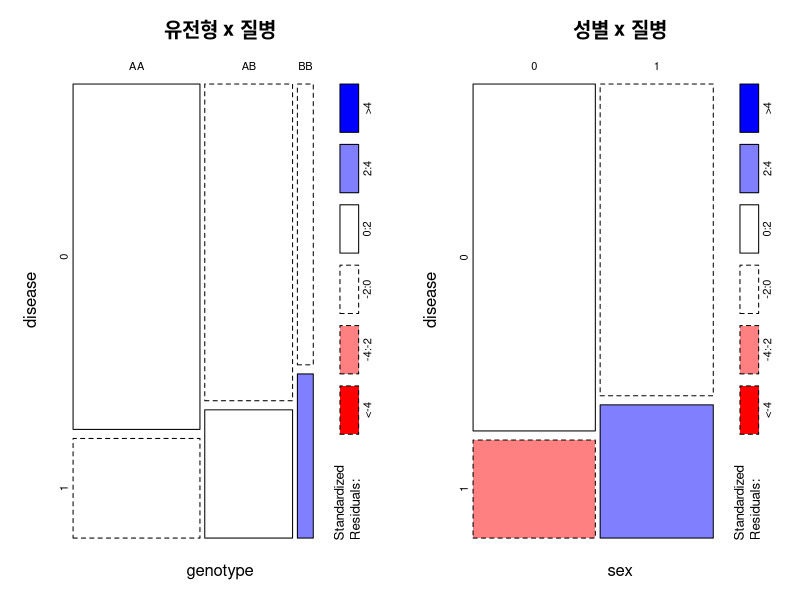
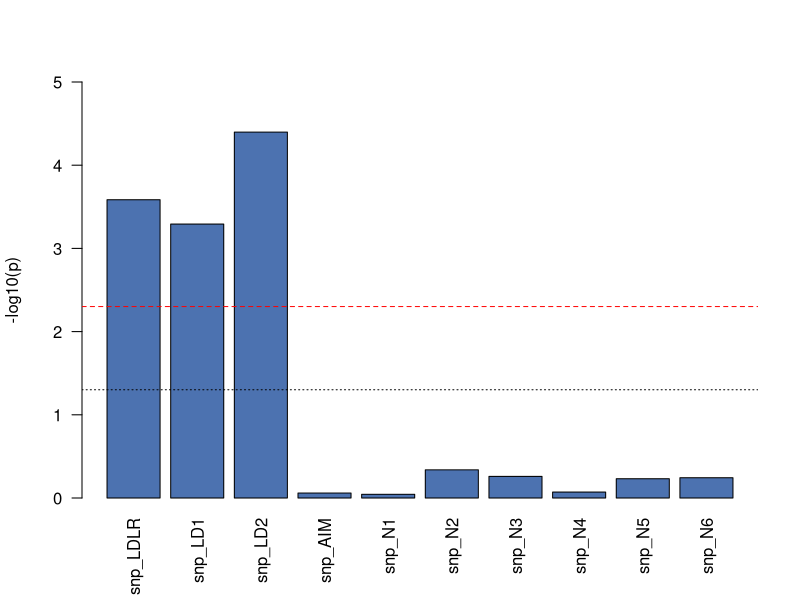
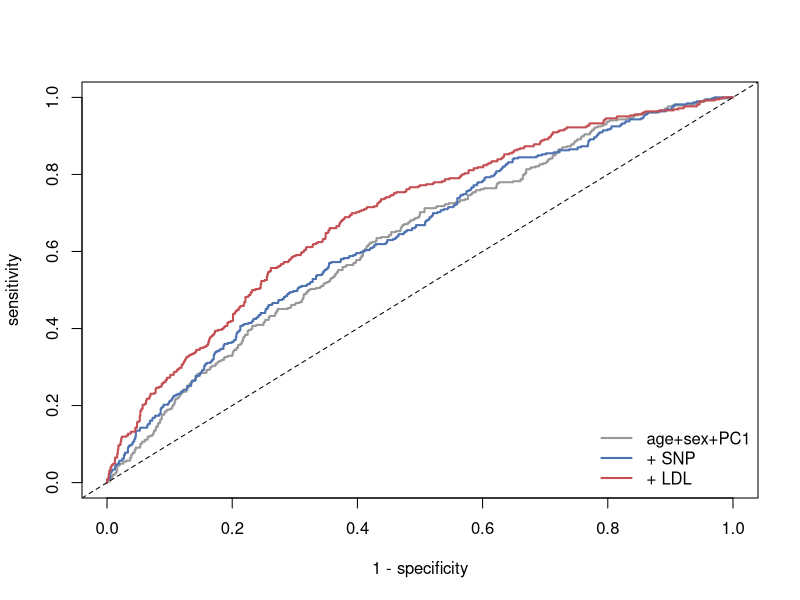
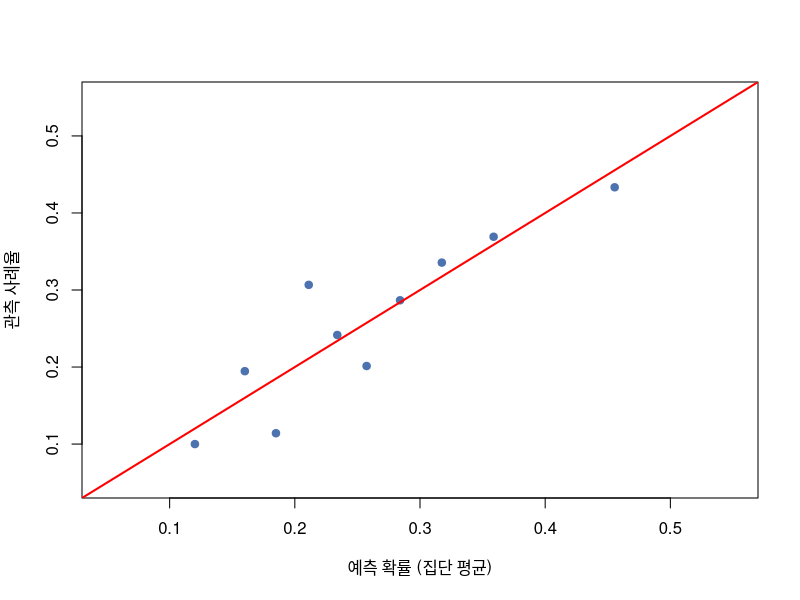
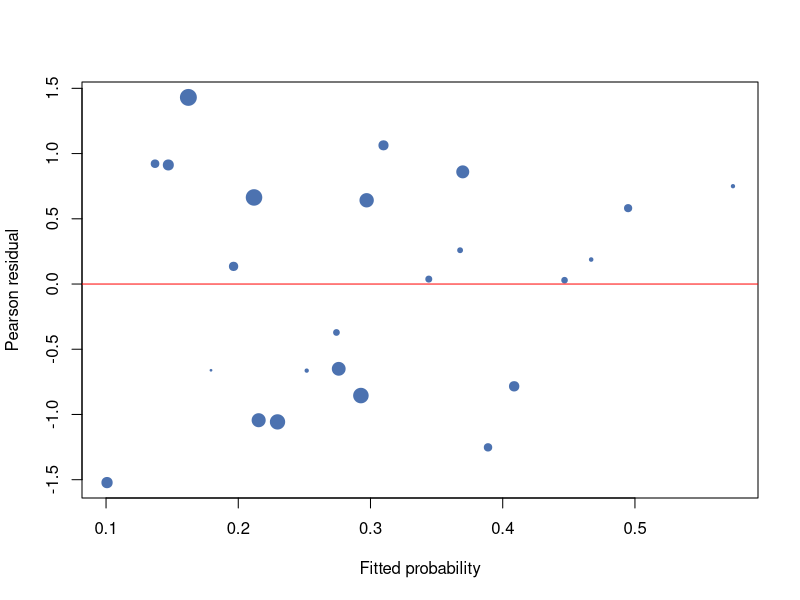

The R script that drew these images, in order:
## ---- chunk 1
#| label: setup
#| include: false
gw  <- read.csv("data/gwas_cohort.csv")
gw$pop <- factor(gw$pop)
gwc <- subset(gw, fh_carrier == 0)
gwc$geno <- factor(gwc$snp_LDLR, levels = 0:2,
                   labels = c("AA", "AB", "BB"))
gwc$agec <- cut(gwc$age, c(0, 45, 55, 65, 100),
                labels = c("<45", "45-54", "55-64", "65+"))
snps <- c("snp_LDLR", "snp_LD1", "snp_LD2", "snp_AIM",
          paste0("snp_N", 1:6))
## ---- chunk 2
#| label: load
gw  <- read.csv("data/gwas_cohort.csv")
gw$pop <- factor(gw$pop)
gwc <- subset(gw, fh_carrier == 0)     # 3-III에서 제외한 FH 보인자
c(n = nrow(gwc), cases = sum(gwc$disease),
  prevalence = mean(gwc$disease))
## ---- chunk 3
#| label: eda-tables
gwc$geno <- factor(gwc$snp_LDLR, levels = 0:2,
                   labels = c("AA", "AB", "BB"))
round(rbind(
  by_genotype = tapply(gwc$disease, gwc$geno, mean),
  n           = table(gwc$geno)), 3)
round(tapply(gwc$disease, gwc$sex, mean), 3)
round(tapply(gwc$disease, gwc$pop, mean), 3)
## ---- chunk 4
#| label: eda-continuous
## 사례군과 대조군의 연속변수 비교
round(sapply(gwc[, c("age", "bmi", "ldl")],
             function(v) tapply(v, gwc$disease, mean)), 3)
## ---- chunk 5
#| label: mosaic
#| fig-cap: "모자이크 플롯 — 칸 넓이가 관측 수, 색이 잔차"
#| fig-width: 8
#| fig-height: 4
op <- par(mfrow = c(1, 2), mar = c(3, 3, 3, 1))
mosaicplot(table(genotype = gwc$geno, disease = gwc$disease),
           shade = TRUE, main = "유전형 x 질병")
mosaicplot(table(sex = gwc$sex, disease = gwc$disease),
           shade = TRUE, main = "성별 x 질병")
par(op)
## ---- chunk 6
#| label: base-model
m0 <- glm(disease ~ age + sex, family = binomial, data = gwc)
round(summary(m0)$coef, 4)
round(exp(cbind(OR = coef(m0), confint.default(m0))), 3)
## ---- chunk 7
#| label: snp-scan
snps <- c("snp_LDLR", "snp_LD1", "snp_LD2", "snp_AIM",
          paste0("snp_N", 1:6))
scan1 <- function(s, extra = "") {
  f  <- as.formula(paste("disease ~", s, "+ age + sex", extra))
  co <- unname(summary(glm(f, family = binomial, data = gwc))$coef[s, ])
  c(OR = exp(co[1]), se = co[2], p = co[4])
}
res <- as.data.frame(t(sapply(snps, scan1)))
res[, 1:3] <- round(res[, 1:3], 5)
res$bonferroni <- ifelse(res$p < 0.05 / length(snps), "pass", "-")
res[order(res$p), ]
## ---- chunk 8
#| label: manhattan
#| fig-cap: "SNP별 -log10(p) — Manhattan plot의 축소판"
bp <- barplot(-log10(res$p), names.arg = rownames(res), las = 2,
              ylab = "-log10(p)", col = "#4c72b0", ylim = c(0, 5))
abline(h = -log10(0.05 / length(snps)), col = "red", lty = 2)
abline(h = -log10(0.05), lty = 3)
## ---- chunk 9
#| label: additive-vs-geno
m_add  <- glm(disease ~ snp_LDLR + age + sex + PC1,
              family = binomial, data = gwc)
m_geno <- glm(disease ~ geno + age + sex + PC1,
              family = binomial, data = gwc)
round(summary(m_geno)$coef, 4)
anova(m_add, m_geno, test = "LRT")
## ---- chunk 10
#| label: pc-adjust
before <- t(sapply(snps, scan1))
after  <- t(sapply(snps, scan1, extra = "+ PC1 + PC2 + PC3 + PC4"))
cmp <- data.frame(OR_before = round(before[, 1], 3),
                  p_before  = signif(before[, 3], 3),
                  OR_after  = round(after[, 1], 3),
                  p_after   = signif(after[, 3], 3))
cmp[order(cmp$p_before), ]
## ---- chunk 11
#| label: pop-effect
## 집단 자체는 질병과 연관되어 있는가
round(summary(glm(disease ~ pop + age + sex,
                  family = binomial, data = gwc))$coef, 4)
## ---- chunk 12
#| label: mediator
med <- t(sapply(snps[1:4], scan1,
                extra = "+ PC1 + PC2 + PC3 + PC4 + ldl"))
round(cbind(OR_no_ldl = after[1:4, 1], p_no_ldl = after[1:4, 3],
            OR_with_ldl = med[, 1], p_with_ldl = med[, 3]), 4)
## ---- chunk 13
#| label: mediation-path
## 경로를 나눠서 확인
c(snp_to_ldl = coef(lm(ldl ~ snp_LDLR + age + sex + PC1,
                       data = gwc))["snp_LDLR"],
  ldl_to_disease = coef(glm(disease ~ ldl + age + sex,
                            family = binomial, data = gwc))["ldl"])
## ---- chunk 14
#| label: auc-compare
auc <- function(p, y) {
  r  <- rank(p)
  n1 <- sum(y == 1); n0 <- sum(y == 0)
  (sum(r[y == 1]) - n1 * (n1 + 1) / 2) / (n1 * n0)
}
y <- gwc$disease
m_cov <- glm(disease ~ age + sex + PC1, family = binomial, data = gwc)
m_snp <- glm(disease ~ snp_LDLR + age + sex + PC1,
             family = binomial, data = gwc)
m_ldl <- glm(disease ~ ldl + age + sex, family = binomial, data = gwc)
round(c(covariates = auc(fitted(m_cov), y),
        plus_SNP   = auc(fitted(m_snp), y),
        plus_LDL   = auc(fitted(m_ldl), y)), 4)
## ---- chunk 15
#| label: classification
p <- fitted(m_snp)
table(predicted = as.integer(p > 0.5), observed = y)
c(error_rate = mean((p > 0.5) != y), baseline = mean(y))
## ---- chunk 16
#| label: cv
set.seed(1)
fold <- sample(rep(1:10, length.out = nrow(gwc)))
pv <- numeric(nrow(gwc))
for (k in 1:10) {
  fit <- glm(formula(m_snp), family = binomial, data = gwc[fold != k, ])
  pv[fold == k] <- predict(fit, gwc[fold == k, ], type = "response")
}
round(c(in_sample_AUC = auc(p, y), cv_AUC = auc(pv, y)), 4)
## ---- chunk 17
#| label: roc-plot
#| fig-cap: "ROC 곡선 — 공변량만 vs SNP 추가 vs LDL 추가"
roc_pts <- function(p, y) {
  o  <- order(p, decreasing = TRUE)
  tp <- cumsum(y[o] == 1) / sum(y == 1)
  fp <- cumsum(y[o] == 0) / sum(y == 0)
  cbind(c(0, fp), c(0, tp))
}
plot(roc_pts(fitted(m_cov), y), type = "l", lwd = 2, col = "#999999",
     xlab = "1 - specificity", ylab = "sensitivity")
lines(roc_pts(fitted(m_snp), y), lwd = 2, col = "#4c72b0")
lines(roc_pts(fitted(m_ldl), y), lwd = 2, col = "#c44e52")
abline(0, 1, lty = 2)
legend("bottomright", bty = "n", lwd = 2,
       col = c("#999999", "#4c72b0", "#c44e52"),
       legend = c("age+sex+PC1", "+ SNP", "+ LDL"))
## ---- chunk 18
#| label: aggregate
gwc$agec <- cut(gwc$age, c(0, 45, 55, 65, 100),
                labels = c("<45", "45-54", "55-64", "65+"))
ag <- aggregate(cbind(cases = gwc$disease, n = rep(1, nrow(gwc))),
                by = list(geno = gwc$geno, sex = factor(gwc$sex),
                          agec = gwc$agec), FUN = sum)
ag <- ag[ag$n > 0, ]
c(groups = nrow(ag), total = sum(ag$n), min_size = min(ag$n))
head(ag[order(-ag$n), ], 5)
## ---- chunk 19
#| label: grouped-gof
gg <- glm(cbind(cases, n - cases) ~ geno + sex + agec,
          family = binomial, data = ag)
X2 <- sum(residuals(gg, type = "pearson")^2)
rbind(
  Deviance = c(stat = gg$deviance, df = gg$df.residual,
               p = pchisq(gg$deviance, gg$df.residual,
                          lower.tail = FALSE)),
  Pearson  = c(stat = X2, df = gg$df.residual,
               p = pchisq(X2, gg$df.residual, lower.tail = FALSE)))
c(dispersion = X2 / gg$df.residual)
## ---- chunk 20
#| label: grouped-same
## 집계 전후 계수가 같은지 확인
gi <- glm(disease ~ geno + factor(sex) + agec,
          family = binomial, data = gwc)
round(cbind(grouped = coef(gg), individual = coef(gi)), 5)
## ---- chunk 21
#| label: hoslem
hoslem <- function(y, p, G = 10) {
  q  <- cut(p, quantile(p, seq(0, 1, 1 / G)), include.lowest = TRUE)
  O  <- tapply(y, q, sum)
  n  <- tapply(y, q, length)
  E  <- tapply(p, q, sum)
  X2 <- sum((O - E)^2 / (E * (1 - E / n)))
  c(X2 = X2, p = pchisq(X2, G - 2, lower.tail = FALSE))
}
t(sapply(c(5, 8, 10, 12, 15),
         function(G) c(G = G, round(hoslem(y, p, G), 4))))
## ---- chunk 22
#| label: calibration
#| fig-cap: "보정도 — 10분위 집단의 예측확률과 관측 사례율"
q   <- cut(p, quantile(p, seq(0, 1, 0.1)), include.lowest = TRUE)
obs <- tapply(y, q, mean)
ex  <- tapply(p, q, mean)
plot(ex, obs, pch = 19, col = "#4c72b0", xlim = c(0.05, 0.55),
     ylim = c(0.05, 0.55), xlab = "예측 확률 (집단 평균)",
     ylab = "관측 사례율")
abline(0, 1, col = "red", lwd = 2)
## ---- chunk 23
#| label: resid-grouped
#| fig-cap: "집계 자료의 Pearson 잔차"
ag$pearson <- residuals(gg, type = "pearson")
plot(gg$fitted.values, ag$pearson, pch = 19, col = "#4c72b0",
     cex = sqrt(ag$n) / 6, xlab = "Fitted probability",
     ylab = "Pearson residual")
abline(h = c(-2, 0, 2), lty = c(3, 1, 3), col = c(1, "red", 1))
